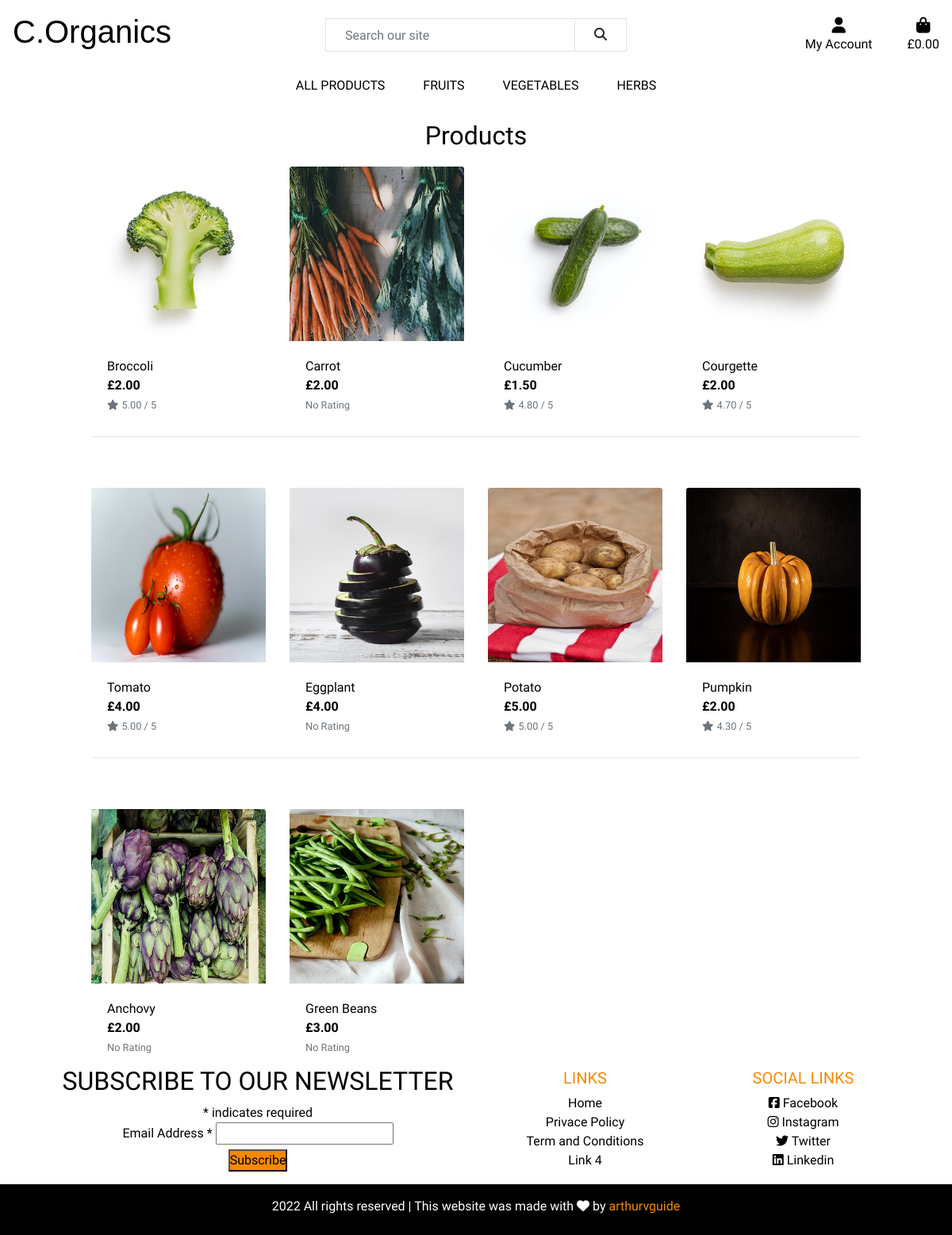
The app's page /products/?category=Vegetables with its own data.
### products/models.py (models this page shows, shortened)
class Product(models.Model):
    category = models.ForeignKey('Category', null=True, blank=True, on_delete=models.SET_NULL)
    name = models.CharField(max_length=254)
    description = models.TextField()
    price = models.DecimalField(max_digits=6, decimal_places=2)
    rating = models.DecimalField(max_digits=6, decimal_places=2, null=True, blank=True)
    image_url = models.URLField(max_length=1024, null=True, blank=True)
    image = models.ImageField(null=True, blank=True)

### products/views.py (the view, shortened to what this page needs)
# urls.py: path('', views.get_products, name='products'),
def get_products(request):
    products = Product.objects.all()
    query = None
    categories = None
    if request.GET:
        if 'category' in request.GET:
            categories = request.GET['category'].split(',')
            products = products.filter(category__name__in=categories)
            categories = Category.objects.filter(name__in=categories)
    context = {
        'products': products,
        'search_term': query,
        'query_category': categories,
    }
    return render(request, 'products/products.html', context)

### products/templates/products/products.html (shortened to what this page needs)
{% extends "base.html" %}
{% load static %}
{% block content %}
    <div class="container-fluid">
        <div class="row">
            <div class="col text-center mt-3">
                <h2>Products</h2>
            </div>
        </div>
        <div class="row">
            <div class="col-10 offset-1">
                <div class="row">
                    {% for product in products %}
                        <div class="col-sm-6 col-md-6 col-lg-4 col-xl-3">
                            <div class="card h-100 border-0">
                                {% if product.image %}
                                <a href="{% url 'product_detail' product.id %}">
                                    <img class="card-img-top img-fluid" src="{{ product.image.url }}" alt="{{ product.name }}">
                                </a>
                                {% else %}
                                <a href="{% url 'product_detail' product.id %}">
                                    <img class="card-img-top img-fluid" src="/media/no-image.png" alt="{{ product.name }}">
                                </a>
                                {% endif %}
                                <div class="card-body pb-0">
                                    <p class="mb-0">{{ product.name }}</p>
                                </div>
                                <div class="card-footer bg-white pt-0 border-0 text-left">
                                    <div class="row">
                                        <div class="col">
                                            <p class="mb-0 text-left font-weight-bold">£{{ product.price }}</p>
                                            {% if product.rating %}
                                                <small class="text-muted"><i class="fas fa-star mr-1"></i>{{ product.rating }} / 5</small>
                                            {% else %}
                                                <small class="text-muted">No Rating</small>
                                            {% endif %}
                                        </div>
                                    </div>
                                </div>
                            </div>
                        </div>
                        {% if forloop.counter|divisibleby:4 %}
                            <div class="col-12 d-none d-xl-block mb-5">
                                <hr>
                            </div>
                        {% endif %}
                    {% endfor %}
                </div>
            </div>
        </div>
    </div>
{% endblock %}

### static/css/style.css (style rules this page uses)
html { height: 100%; }
body { font-family: 'K2D', sans-serif; overflow-x: hidden; color: black; }
a { color:#000; }
* { margin: 0; padding: 0px; box-sizing: border-box; }

### records on screen
Product: image (picture), name "Broccoli", price "2.00", rating "5.00"
Product: image (picture), name "Carrot", price "2.00", shows "No Rating"
Product: image (picture), name "Cucumber", price "1.50", rating "4.80"
Product: image (picture), name "Courgette", price "2.00", rating "4.70"
Product: image (picture), name "Tomato", price "4.00", rating "5.00"
Product: image (picture), name "Eggplant", price "4.00", shows "No Rating"
Product: image (picture), name "Potato", price "5.00", rating "5.00"
Product: image (picture), name "Pumpkin", price "2.00", rating "4.30"
Product: image (picture), name "Anchovy", price "2.00", shows "No Rating"
Product: image (picture), name "Green Beans", price "3.00", shows "No Rating"
